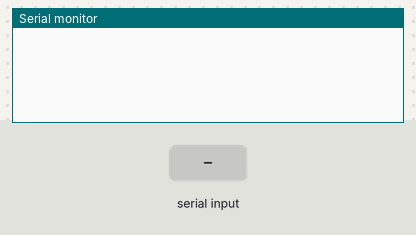
Simulated run of this sketch. Board: Arduino Uno, built with avr-gcc and run on an emulated ATmega328P. Shown: the last lines printed to the serial monitor. The inputs (shaded band) are chosen by the test bench.

Above: at 1.2 s.
1.3 s: "/" received over Serial
At 4.1 s:
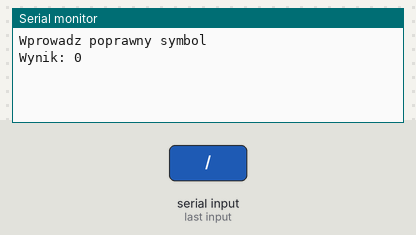
4.3 s: "30/150\n" received over Serial
At 4.7 s:
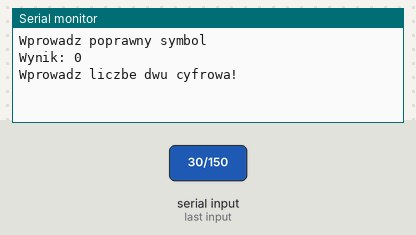

The sketch:

kalkulator.ino
```cpp
int number1;
int number2;
int result;
char operation;

void setup()
{
	Serial.begin(9600);
}

void loop()
{
  while(Serial.available() >0)
  {
    number1 = Serial.parseInt();
    operation = Serial.read();
    number2 = Serial.parseInt();

    if(number1>99 || number2>99)
    {
      Serial.println("Wprowadz liczbe dwu cyfrowa!");
      break;
    }

    if(operation == '/' && number2==0)
    {
      Serial.println("Nie mozna dzielic przez 0!");
      break;
    }
    Calculate();
    Serial.print("Wynik: ");
    Serial.print(result);
    Serial.println();
  }
}

void Calculate() {

  switch (operation) {

    case '+' :
    result = number1 + number2;
    break;

    case '-' :
    result = number1 - number2;
    break;

    case '*' :
    result = number1 * number2;
    break;

    case '/' :
    result = number1 / number2;
    break;

    default :
    Serial.println("Wprowadz poprawny symbol");
    result = 0;
    break;
  }
}
```

Measured:
- after the input at 1.3 s, the serial monitor: prints a new line after 2.0 s (image 1)
- after the input at 4.3 s, the serial monitor: prints a new line at once (image 2)
